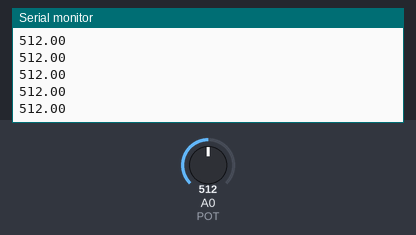
The sketch below on a simulated Arduino Uno, built with avr-gcc and run on an emulated ATmega328P. Shown: the last lines printed to the serial monitor. The inputs (shaded band) are chosen by the test bench; at power-on: A0 (POT) = 512.

Above: at 1.2 s.
1.3 s: A0 (POT) set to 716
At 1.31 s:
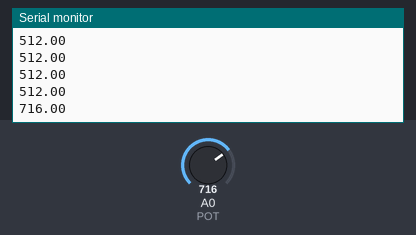
2.8 s: A0 (POT) set to 900
At 2.82 s:
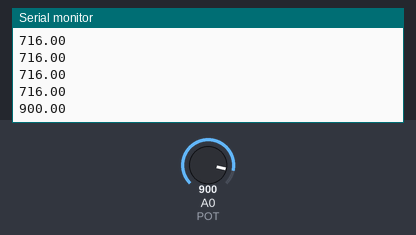
Timing chart, 0 to 5.8 s (numbered marks = the images above; inputs shaded):
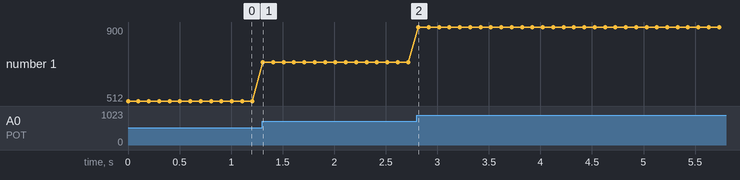

The sketch:

send.ino
```cpp
#define POT A0

float voltage = 0;

void setup()
{
	pinMode(POT, INPUT);
    Serial.begin(9600);
}

void loop()
{
	voltage = analogRead(POT);
    Serial.println(voltage);
    delay(100);
}
```

Measured:
- after the input at 1.3 s, the serial monitor: prints a new line at once (image 1)
- after the input at 2.8 s, the serial monitor: prints a new line at once (image 2)
- plotted number 1: 512 → 716 after the input at 1.3 s, 716 → 900 after the input at 2.8 s
